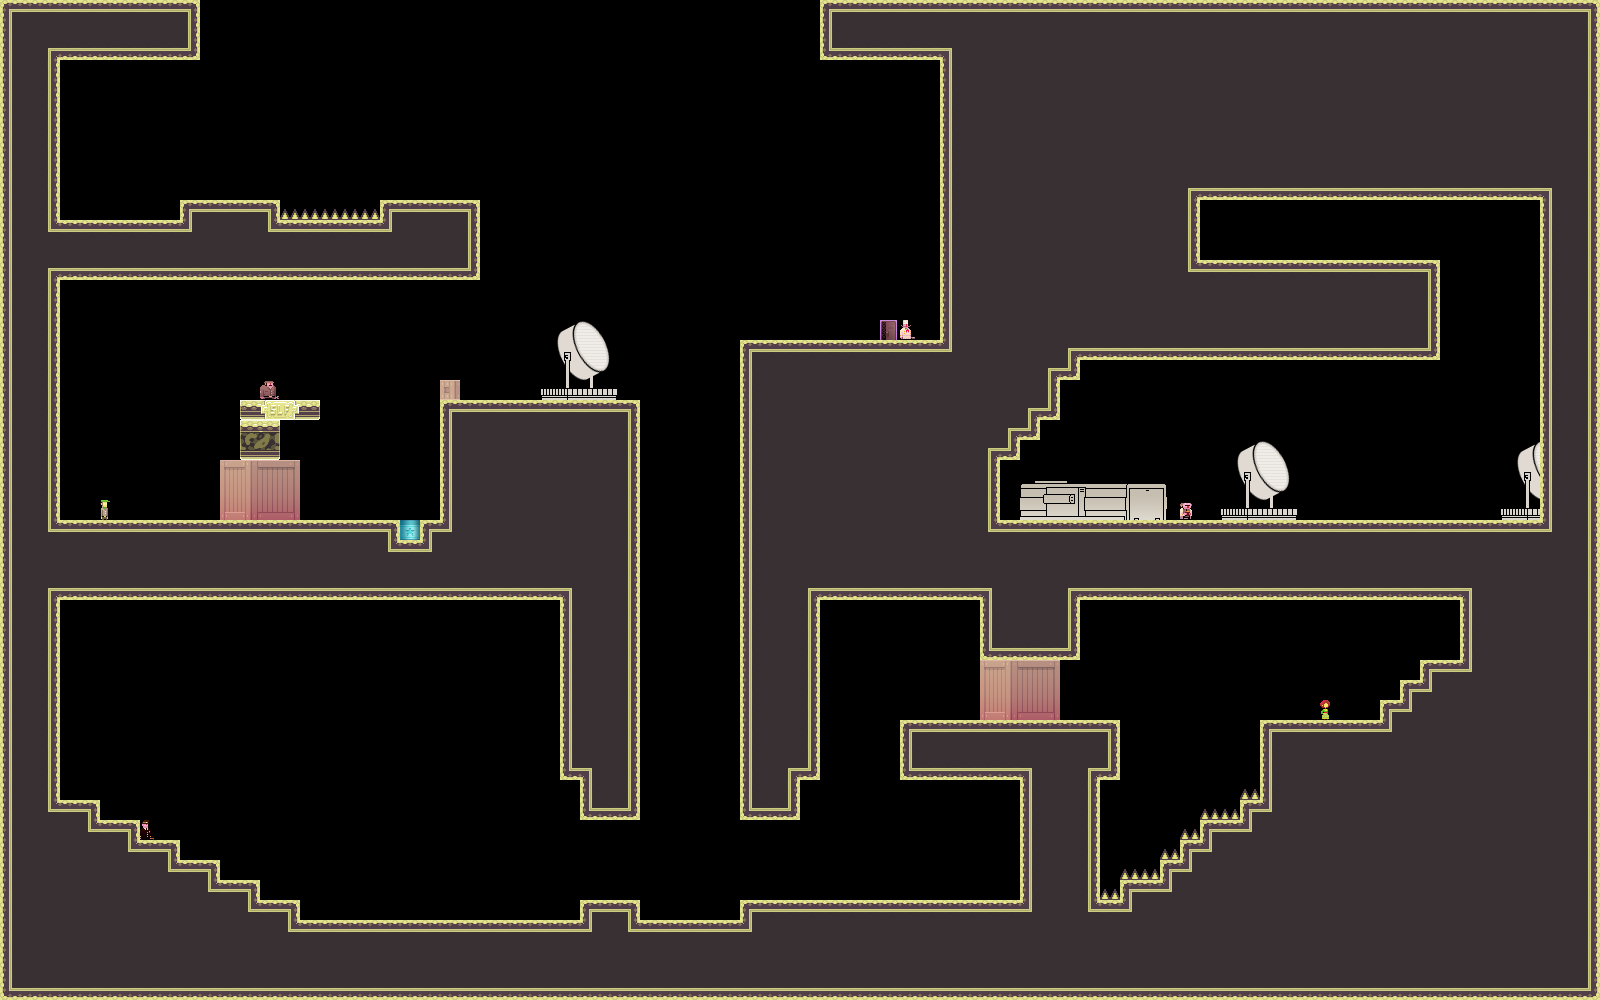

This game map was drawn from its Tiled (.tmx) file and the tilesets committed beside it. A one-line description and the trimmed map source follow:
An orthogonal 80x50 tile map with 20x20 px tiles, 1 tile layer (bg) and 4 objects.

<map version="1.0" orientation="orthogonal" width="80" height="50" tilewidth="20" tileheight="20">
 <properties>
  <property name="liselotStart" value="YES" />
 </properties>
 <tileset firstgid="1" name="tiles_military" tilewidth="20" tileheight="20">
  <image source="../../../../../XNAModeContent/Lemonade/tiles_military.png" width="400" height="400" />
  <terraintypes>
   <terrain name="solid" tile="151" />
   <terrain name="hollow" tile="94" />
  </terraintypes>
  <tile id="8" terrain=",,,1" />
  <tile id="9" terrain=",,1,1" />
  <tile id="10" terrain=",,1,1" />
  <tile id="11" terrain=",,1,1" />
  <tile id="12" terrain=",,1,1" />
  <tile id="13" terrain=",,1,1" />
  <tile id="14" terrain=",,1," />
  <tile id="15" terrain="1,1,1," />
  <tile id="16" terrain="1,1,,1" />
  <tile id="28" terrain=",1,,1" />
  <tile id="34" terrain="1,,1," />
  <tile id="35" terrain="1,,1,1" />
  <tile id="36" terrain=",1,1,1" />
  <tile id="48" terrain=",1,,1" />
  <tile id="54" terrain="1,,1," />
  <tile id="68" terrain=",1,,1" />
  <tile id="74" terrain="1,,1," />
  <tile id="88" terrain=",1,,1" />
  <tile id="94" terrain="1,,1," />
  <tile id="108" terrain=",1,,1" />
  <tile id="114" terrain="1,,1," />
  <tile id="128" terrain=",1,," />
  <tile id="129" terrain="1,1,," />
  <tile id="130" terrain="1,1,," />
  <tile id="131" terrain="1,1,," />
  <tile id="132" terrain="1,1,," />
  <tile id="133" terrain="1,1,," />
  <tile id="134" terrain="1,,," />
  <tile id="148" terrain=",,,0" />
  <tile id="149" terrain=",,0,0" />
  <tile id="150" terrain=",,0," />
  <tile id="151" terrain="0,0,0," />
  <tile id="152" terrain="0,0,," />
  <tile id="153" terrain="0,0,,0" />
  <tile id="168" terrain=",0,,0" />
  <tile id="170" terrain="0,,0," />
  <tile id="171" terrain="0,,0," />
  <tile id="173" terrain=",0,,0" />
  <tile id="188" terrain=",0,," />
  <tile id="189" terrain="0,0,," />
  <tile id="190" terrain="0,,," />
  <tile id="191" terrain="0,,0,0" />
  <tile id="192" terrain=",,0,0" />
  <tile id="193" terrain=",0,0,0" />
  <tile id="194" terrain="0,0,0,0" />
  <tile id="195" terrain="1,1,1,1" />
  <tile id="356">
   <properties>
    <property name="LargeCrate" value="" />
   </properties>
  </tile>
  <tile id="380">
   <properties>
    <property name="Andre" value="" />
   </properties>
  </tile>
  <tile id="381">
   <properties>
    <property name="Liselot" value="" />
   </properties>
  </tile>
  <tile id="382">
   <properties>
    <property name="Amsterdaam" value="" />
   </properties>
  </tile>
  <tile id="383">
   <properties>
    <property name="Worker" value="" />
   </properties>
  </tile>
  <tile id="384">
   <properties>
    <property name="Inspector" value="" />
   </properties>
  </tile>
  <tile id="385">
   <properties>
    <property name="Chef" value="" />
   </properties>
  </tile>
  <tile id="386">
   <properties>
    <property name="Exit" value="" />
   </properties>
  </tile>
  <tile id="387">
   <properties>
    <property name="Trampoline" value="" />
   </properties>
  </tile>
  <tile id="388">
   <properties>
    <property name="SmallCrate" value="" />
   </properties>
  </tile>
  <tile id="389">
   <properties>
    <property name="SugarBag" value="" />
   </properties>
  </tile>
 </tileset>
 <layer name="bg" width="80" height="50">
  <data>[4000 cells, 2190 non-empty, 103 distinct tile ids]</data>
 </layer>
 <objectgroup name="boxes" width="80" height="50">
  <object x="480" y="200">
   <polyline points="0,0 260,0 260,-60 0,-60" />
  </object>
  <object x="1480" y="260">
   <polyline points="0,0 0,220" />
  </object>
  <object x="680" y="340">
   <polyline points="0,0 0,560" />
  </object>
  <object x="860" y="720">
   <polyline points="0,0 0,160" />
  </object>
 </objectgroup>
</map>
